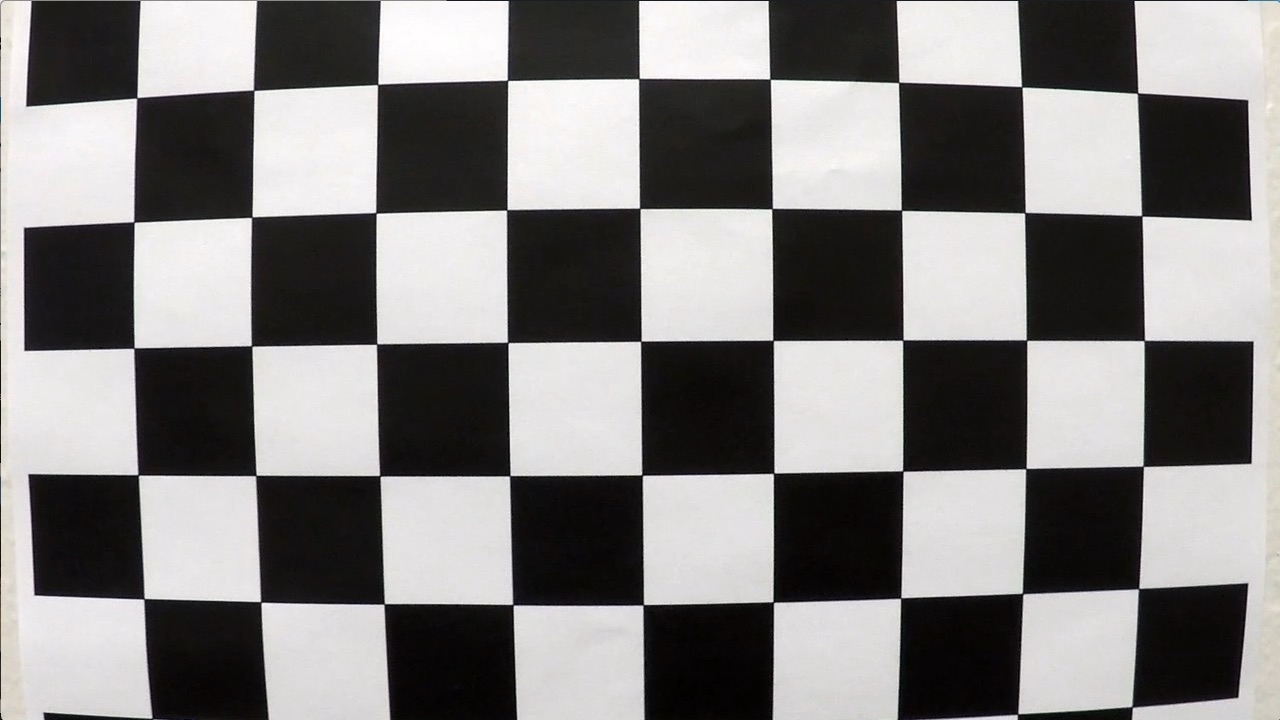
#> input picture udacity-self-driving/advanced-lane-detection/camera_cal/calibration1.jpg, 1280 x 720 px; its folder holds 4 pictures in this run; the run also reads 1 picture not shown here
$ jupyter execute --allow-errors P2.ipynb   (shell and % lines are left out)   (older library calls are emulated)
#> lines starting #> are read from the running program, lines starting #| are printed output that depends on the picture; after the words box and inside, x2 and y2 are one past the last pixel; in counts of white or black regions, pixels touching at a corner belong together
## Advanced Lane Finding Project

The goals / steps of this project are the following:

* Compute the camera calibration matrix and distortion coefficients given a set of chessboard images.
* Apply a distortion correction to raw images.
* Use color transforms, gradients, etc., to create a thresholded binary image.
* Apply a perspective transform to rectify binary image ("birds-eye view").
* Detect lane pixels and fit to find the lane boundary.
* Determine the curvature of the lane and vehicle position with respect to center.
* Warp the detected lane boundaries back onto the original image.
* Output visual display of the lane boundaries and numerical estimation of lane curvature and vehicle position.

---
## Camera Calibration

[cell 1]
import numpy as np
import cv2
import glob
import matplotlib.pyplot as plt

# prepare object points, like (0,0,0), (1,0,0), (2,0,0) ....,(6,5,0)
objp = np.zeros((6*9,3), np.float32)
objp[:,:2] = np.mgrid[0:9,0:6].T.reshape(-1,2)

# Arrays to store object points and image points from all the images.
objpoints = [] # 3d points in real world space
imgpoints = [] # 2d points in image plane.

# Make a list of calibration images
images = glob.glob('../camera_cal/calibration*.jpg')

# Step through the list and search for chessboard corners
for fname in images:
    img = cv2.imread(fname)
#> img is the input picture: shape (720, 1280, 3); mean B, G, R 127.8, 128.4, 130.1
    gray = cv2.cvtColor(img,cv2.COLOR_BGR2GRAY)

    # Find the chessboard corners
    ret, corners = cv2.findChessboardCorners(gray, (9,6),None)
#> ret = False; corners = None

    # If found, add object points, image points
    if ret == True:
        objpoints.append(objp)
        imgpoints.append(corners)

## Distortion Correction based on Camera Calibration Result

[cell 2]
def undistort(img):
    img_cp = img.copy()
    img_size = (img.shape[1], img.shape[0])
    ret, mtx, dist, rvecs, tvecs = cv2.calibrateCamera(objpoints, imgpoints, img_size, None, None)
    return cv2.undistort(img_cp, mtx, dist, None, mtx)

[cell 3]
img = cv2.imread('test1.jpg')
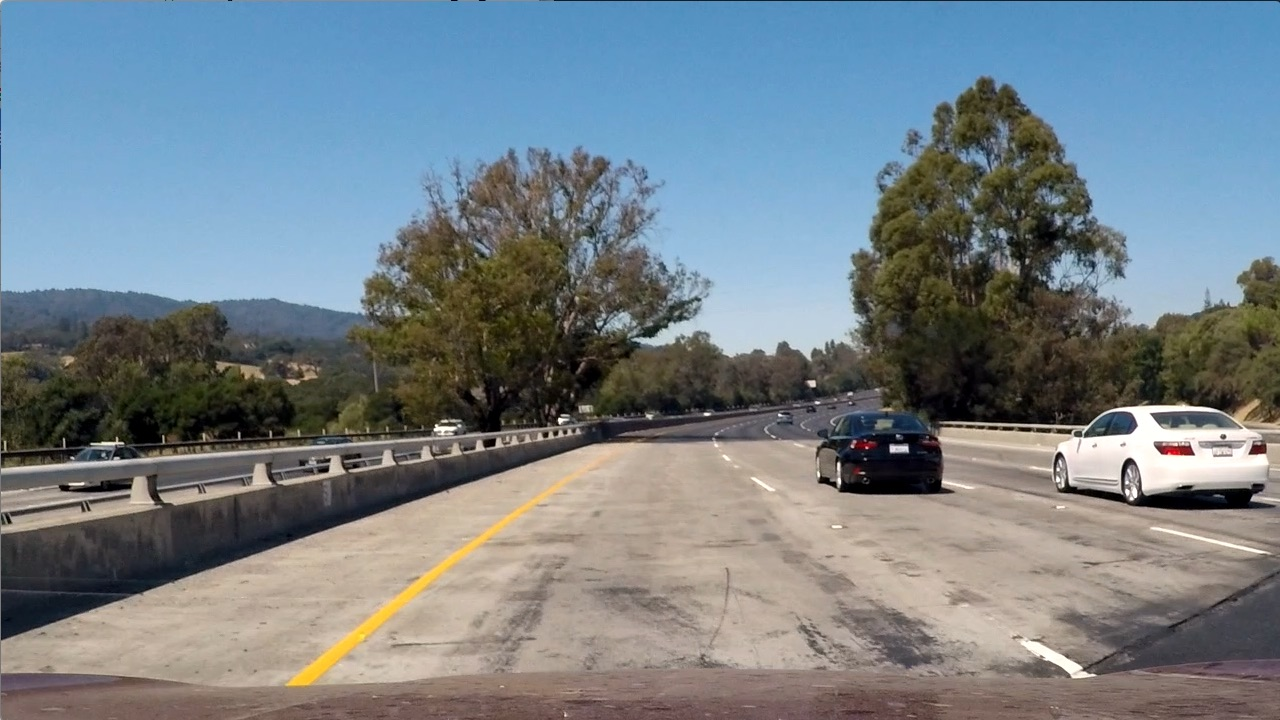
#> input picture udacity-self-driving/advanced-lane-detection/submission/test1.jpg, 1280 x 720 px
#> img is the input picture: shape (720, 1280, 3); mean B, G, R 135.5, 128.7, 117.5
img = cv2.cvtColor(img,cv2.COLOR_BGR2RGB)
undistorted_img = undistort(img)
f, (ax1, ax2) = plt.subplots(1, 2, figsize=(20,10))
ax1.imshow(img)
ax1.set_title('Original Image', fontsize=30)
ax2.imshow(undistorted_img)
ax2.set_title('Undistorted Image', fontsize=30)
cv2.imwrite('undistorted_test1.png', undistorted_img)

# Color Tranformation

[cell 4]
def color_transform(img, s_thresh=(170, 255), sx_thresh=(20, 100)):
#> called with s_thresh = (170, 255), sx_thresh = (20, 100)
    img_cp = img.copy()
    # Convert to HLS color space and separate the V channel
    hls = cv2.cvtColor(img_cp, cv2.COLOR_RGB2HLS)
#> hls: shape (720, 1280, 3); mean of channels 0, 1, 2 59.6, 128.3, 74.4
    l_channel = hls[:,:,1]
    s_channel = hls[:,:,2]

    # Sobel x
    sobelx = cv2.Sobel(l_channel, cv2.CV_64F, 1, 0) # Take the derivative in x
    abs_sobelx = np.absolute(sobelx) # Absolute x derivative to accentuate lines away from horizontal
    scaled_sobel = np.uint8(255*abs_sobelx/np.max(abs_sobelx))

    # Threshold x gradient
    sxbinary = np.zeros_like(scaled_sobel)
    sxbinary[(scaled_sobel >= sx_thresh[0]) & (scaled_sobel <= sx_thresh[1])] = 1

    # Threshold color channel
    s_binary = np.zeros_like(s_channel)
    s_binary[(s_channel >= s_thresh[0]) & (s_channel <= s_thresh[1])] = 1

    # Combine the two binary thresholds
    combined_binary = np.zeros_like(sxbinary)
    combined_binary[(s_binary == 1) | (sxbinary == 1)] = 1

    return combined_binary

binary_img = color_transform(undistorted_img)
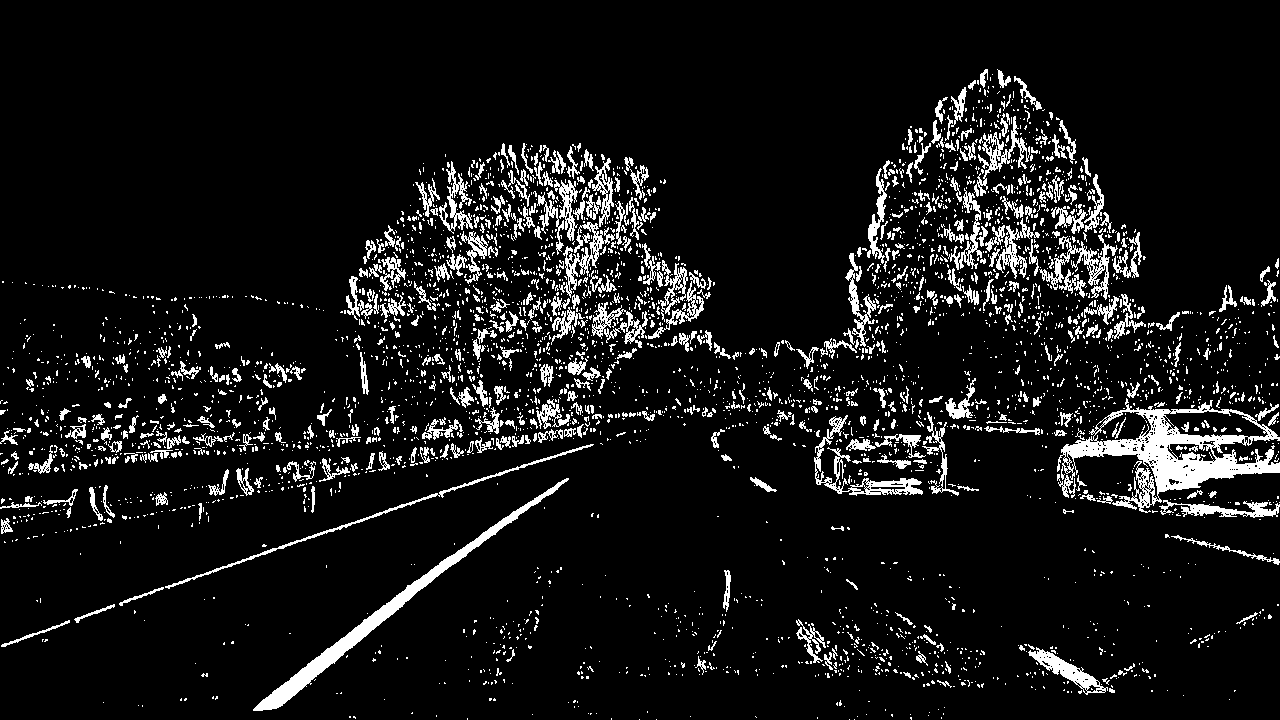
#> binary_img: shape (720, 1280); values 0 (black) and 1 (white), 8.5% white; 3972 white regions (3414 under 20 px), largest, box (x1, y1, x2, y2) and area: (1057, 398, 1280, 513) 7694, (253, 478, 569, 711) 4104, (814, 415, 923, 496) 1519
cv2.imwrite('binary_img.png', binary_img)
f, (ax1, ax2) = plt.subplots(1, 2, figsize=(20,10))
ax1.imshow(undistorted_img)
ax1.set_title('Original Image', fontsize=30)
ax2.imshow(binary_img, cmap='gray')
ax2.set_title('Binary Image', fontsize=30)

# Perspective Transformation

[cell 5]
def warper(img, src, dst):
    img_cp = img.copy()
    M = cv2.getPerspectiveTransform(src, dst)
    Minv = cv2.getPerspectiveTransform(dst, src)
    return cv2.warpPerspective(img_cp, M, (img.shape[1], img.shape[0]), flags=cv2.INTER_NEAREST), M, Minv

def weighted_img(img, initial_img, α=0.8, β=1., γ=0.):
    img_init_cp = initial_img.copy()
    img_cp = img.copy()
    return cv2.addWeighted(img_init_cp, α, img_cp, β, γ)

def draw_lines(img, points, color=[255, 0, 0], thickness=3, dim=3):
    img_cp = np.zeros((img.shape[0], img.shape[1], 3), dtype=np.uint8)
    if len(points) > 2:
        cv2.line(img_cp, (points[0][0], points[0][1]), (points[len(points) - 1][0], points[len(points) - 1][1]), color, thickness)
    for i in range(1, len(points)):
        cv2.line(img_cp, (points[i - 1][0], points[i - 1][1]), (points[i][0], points[i][1]), color, thickness)
    return img_cp


# img_size = (undistorted_img.shape[1], undistorted_img.shape[0])

# src = np.float32([
#     [img_size[0] / 2 - 40, img_size[1] / 2 + 100],
#     [img_size[0] / 6, img_size[1]],
#     [img_size[0] * 5 / 6 + 100, img_size[1]],
#     [img_size[0] / 2 + 80, img_size[1] / 2 + 100]
# ])

# dst = np.float32([
#     [img_size[0] / 4, 0],
#     [img_size[0] / 4, img_size[1]],
#     [img_size[0] * 3 / 4, img_size[1]],
#     [img_size[0] * 3 / 4, 0]
# ])

h, w = undistorted_img.shape[:2]
src = np.float32([[w, h-10], [0, h-10], [546, 460], [732, 460]])
dst = np.float32([[w, h], [0, h], [0,0], [w,0]])

warped_binary, M, Minv = warper(binary_img, src, dst)
#> warped_binary: shape (720, 1280); values 0 (black) and 1 (white), 2.8% white; 474 white regions (433 under 20 px), largest, box (x1, y1, x2, y2) and area: (234, 246, 309, 720) 14904, (1142, 236, 1217, 359) 4803, (1114, 684, 1153, 713) 739
warped_img, M, Minv = warper(undistorted_img, src, dst)
f, (ax1, ax2) = plt.subplots(1, 2, figsize=(20,10))
original_img_with_area = weighted_img(draw_lines(undistorted_img, src), undistorted_img)
cv2.imwrite('original_img_with_area.png', original_img_with_area)
warped_img_with_area = weighted_img(draw_lines(warped_img, dst), warped_img)
cv2.imwrite('warped_img_with_area.png', warped_img_with_area)
ax1.imshow(original_img_with_area)
ax1.set_title('Original Image', fontsize=30)
ax2.imshow(warped_binary)
ax2.set_title('Warped Image', fontsize=30)

# Line Boundary Detection

[cell 6]
def hist(img):
    return np.sum(img[img.shape[0]//2:,:], axis=0)

# Create histogram of image binary activations
histogram = hist(warped_binary)
cv2.imwrite('histogram.png', histogram)
# Visualize the resulting histogram
plt.plot(histogram)
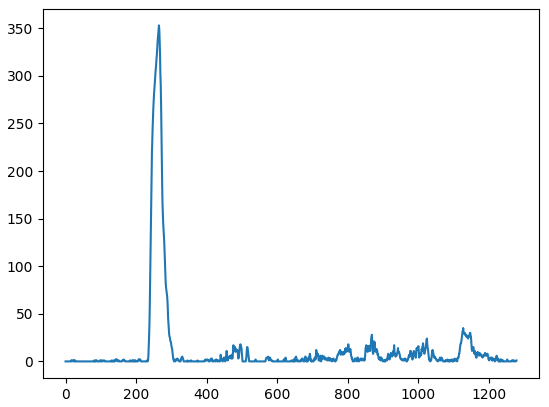
#> figure drawn by matplotlib, 1 panel; curve peaks at x = 265, y = 353

## Sliding Window I

[cell 7]
def find_lane_pixels(binary_warped):
    # Take a histogram of the bottom half of the image
    histogram = hist(binary_warped)
#> histogram = 1280 values, max 353 at index 265, min 0 at index 0, mean 12.66
    # Create an output image to draw on and visualize the result
    binary_warped_cp = binary_warped.copy()
    out_img = np.dstack((binary_warped_cp, binary_warped_cp, binary_warped_cp))
    # Find the peak of the left and right halves of the histogram
    # These will be the starting point for the left and right lines
    midpoint = np.int(histogram.shape[0]//2)
    leftx_base = np.argmax(histogram[:midpoint])
#> leftx_base = 265
    rightx_base = np.argmax(histogram[midpoint:]) + midpoint
#> rightx_base = 1128

    # HYPERPARAMETERS
    # Choose the number of sliding windows
    nwindows = 9
    # Set the width of the windows +/- margin
    margin = 100
    # Set minimum number of pixels found to recenter window
    minpix = 50

    # Set height of windows - based on nwindows above and image shape
    window_height = np.int(binary_warped.shape[0]//nwindows)
    # Identify the x and y positions of all nonzero pixels in the image
    nonzero = binary_warped.nonzero()
#> nonzero = 25448 positions, rows 0 to 719, columns 0 to 1279
    nonzeroy = np.array(nonzero[0])
    nonzerox = np.array(nonzero[1])
    # Current positions to be updated later for each window in nwindows
    leftx_current = leftx_base
#> leftx_current = 265
    rightx_current = rightx_base
#> rightx_current = 1128

    # Create empty lists to receive left and right lane pixel indices
    left_lane_inds = []
    right_lane_inds = []

    # Step through the windows one by one
    for window in range(nwindows):
        # Identify window boundaries in x and y (and right and left)
        win_y_low = binary_warped.shape[0] - (window+1)*window_height
        win_y_high = binary_warped.shape[0] - window*window_height
        win_xleft_low = leftx_current - margin
        win_xleft_high = leftx_current + margin
        win_xright_low = rightx_current - margin
        win_xright_high = rightx_current + margin

        # Draw the windows on the visualization image
        cv2.rectangle(out_img,(win_xleft_low,win_y_low),
        (win_xleft_high,win_y_high),(0,255,0), 2)
        cv2.rectangle(out_img,(win_xright_low,win_y_low),
        (win_xright_high,win_y_high),(0,255,0), 2)

        # Identify the nonzero pixels in x and y within the window #
        good_left_inds = ((nonzeroy >= win_y_low) & (nonzeroy < win_y_high) &
        (nonzerox >= win_xleft_low) &  (nonzerox < win_xleft_high)).nonzero()[0]
        good_right_inds = ((nonzeroy >= win_y_low) & (nonzeroy < win_y_high) &
        (nonzerox >= win_xright_low) &  (nonzerox < win_xright_high)).nonzero()[0]
        #
        # Append these indices to the lists
        left_lane_inds.append(good_left_inds)
        right_lane_inds.append(good_right_inds)

        # If you found > minpix pixels, recenter next window on their mean position
        if len(good_left_inds) > minpix:
            leftx_current = np.int(np.mean(nonzerox[good_left_inds]))
        if len(good_right_inds) > minpix:
            rightx_current = np.int(np.mean(nonzerox[good_right_inds]))
#> this loop made 9 passes
#> (win_xleft_low, win_xleft_high, win_xright_low, win_xright_high, leftx_current, rightx_current) on passes 1, 2, 3, 5, 6: (165, 365, 1028, 1228, 258, 1131), (158, 358, 1031, 1231, 253, 1126), (153, 353, 1026, 1226, 259, 1171), (168, 368, 1071, 1271, 282, 1172), (182, 382, 1072, 1272, 288, 1181)
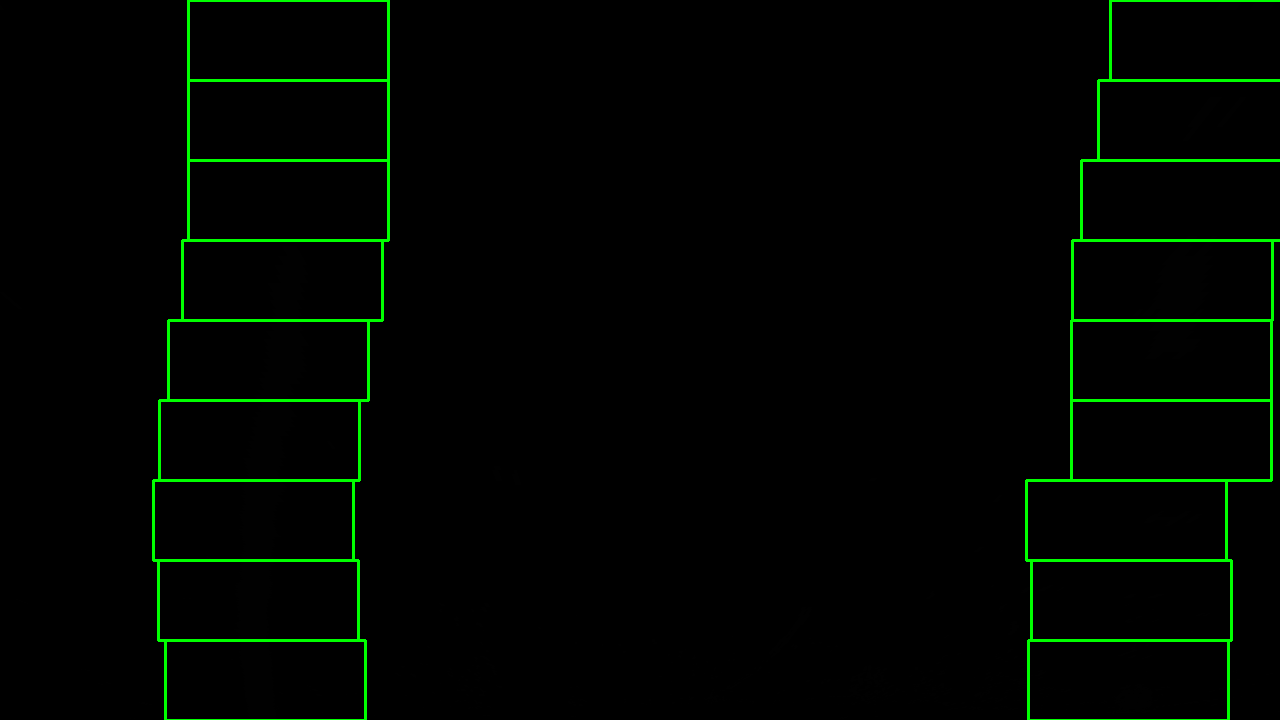
#> out_img: shape (720, 1280, 3); mean of channels 0, 1, 2 0, 5.2, 0; drawn as B, G, R
#> after the loop, left_lane_inds = 9 items; right_lane_inds = 9 items

    # Concatenate the arrays of indices (previously was a list of lists of pixels)
    try:
        left_lane_inds = np.concatenate(left_lane_inds)
#> left_lane_inds = 14988 values, max 25447 at index 2332, min 1188 at index 13067, mean 13567.7
#> (the rest of the program and of its run is left out)
